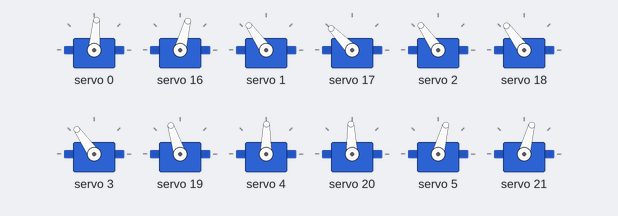
The sketch below on a simulated Arduino Uno, built with avr-gcc and run on an emulated ATmega328P. On the bench: 12 × servo. The local clock reads 2024-03-15 10:24:30 at power-on unless the sketch sets it.

Above: at 0.4 s.
At 2.63 s:
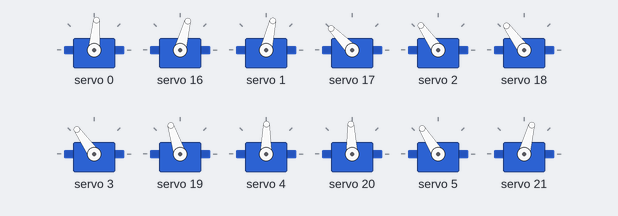
At 3.0 s:
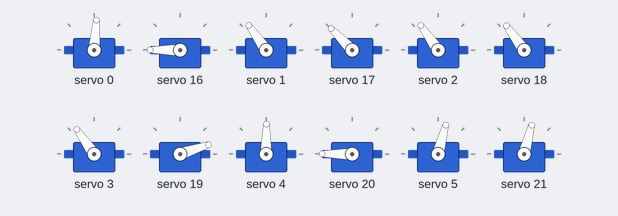
At 30.7 s:
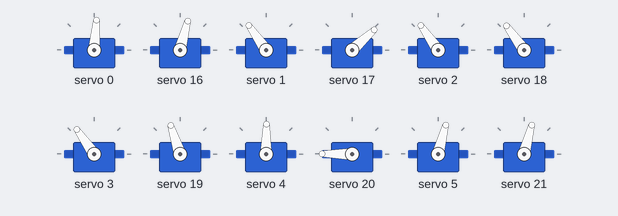
Timing chart, 0 to 32.2 s (numbered marks = the images above):
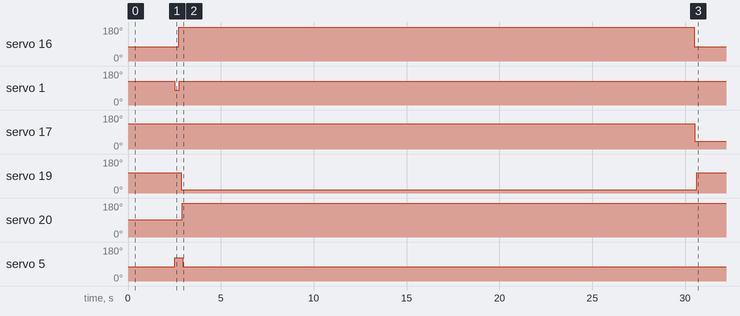

Measured:
- by itself, servo 16: 75° → 180° at 2.7 s, → 75° 27.7 s later
- by itself, servo 1: 125° → 77° at 2.5 s, → 125° 0.26 s later
- by itself, servo 17: 134° → 42° at 30.5 s
- by itself, servo 19: 108° → 18° at 2.9 s, → 108° 27.7 s later
- by itself, servo 20: 92° → 180° at 2.9 s
- by itself, servo 5: 75° → 122° at 2.5 s, → 75° 0.44 s later

The sketch:

clock-code.ino
```cpp
//Michael Klements
//Adapted by Liam B
//The DIY Life
//8 February 2020

#include <virtuabotixRTC.h>               //Include library for clock module
#include <Adafruit_PWMServoDriver.h>      //Include library for servo driver

Adafruit_PWMServoDriver pwmH = Adafruit_PWMServoDriver(0x40);    //Create an object of Hour driver
Adafruit_PWMServoDriver pwmM = Adafruit_PWMServoDriver(0x41);    //Create an object of Minute driver (A0 Address Jumper)

int servoFrequency = 50;      //Set servo operating frequency

int segmentHOn[14] = {290,375,375,375,300,270,290,290,385,320,350,290,300,310};   //On positions for each Hour servo
int segmentMOn[14] = {270,395,378,340,305,270,310,280,385,365,325,270,250,290};   //On positions for each Minute servo
int segmentHOff[14] = {550,200,200,190,550,520,550,550,190,180,190,570,520,560};    //Off positions for each Hour servo
int segmentMOff[14] = {550,200,200,150,650,480,550,550,200,180,170,600,430,555};    //Off positions for each Minute servo
int digits[10][7] = {{1,1,1,1,1,1,0},{0,1,1,0,0,0,0},{1,1,0,1,1,0,1},{1,1,1,1,0,0,1},{0,1,1,0,0,1,1},
                     {1,0,1,1,0,1,1},{1,0,1,1,1,1,1},{1,1,1,0,0,0,0},{1,1,1,1,1,1,1},{1,1,1,1,0,1,1}};    //Position values for each digit

virtuabotixRTC myRTC(6, 7, 8);    //Create a clock object attached to pins 6, 7, 8 - CLK, DAT, RST
int hourTens = 0;                 //Create variables to store each 7 segment display numeral
int hourUnits = 0;
int minuteTens = 0;
int minuteUnits = 0;

int prevHourTens = 8;           //Create variables to store the previous numeral displayed on each
int prevHourUnits = 8;          //This is required to move the segments adjacent to the middle ones out of the way when they move
int prevMinuteTens = 8;
int prevMinuteUnits = 8;

int midOffset = 100;            //Amount by which adjacent segments to the middle move away when required

void setup()
{
  pwmH.begin();                             //Start each board
  pwmM.begin();
  pwmH.setOscillatorFrequency(27000000);    //Set the PWM oscillator frequency, used for fine calibration
  pwmM.setOscillatorFrequency(27000000);
  pwmH.setPWMFreq(servoFrequency);          //Set the servo operating frequency
  pwmM.setPWMFreq(servoFrequency);
 // myRTC.setDS1302Time(00, 11, 12, 4, 7, 10, 2021);   //FORMAT: seconds, minutes, hours, day of the week, day of the month, month, year     //Only required once to reset the clock time

  for(int i=0 ; i<=13 ; i++)    //Set all of the servos to on or up (88:88 displayed)
  {
    pwmH.setPWM(i, 0, segmentHOn[i]);
    delay(10);
    pwmM.setPWM(i, 0, segmentMOn[i]);
    delay(10);
  }
  delay(2000);
}

void loop()
{
  myRTC.updateTime();                 //Update the time
  int temp = myRTC.hours;             //Get the hours and save to variable temp
  hourTens = temp / 10;               //Split hours into two digits, tens and units
  hourUnits = temp % 10;
  temp = myRTC.minutes;               //Get the minutes and save to variable temp
  minuteTens = temp / 10;             //Split minutes into two digits, tens and units
  minuteUnits = temp % 10;

  if(minuteUnits != prevMinuteUnits)  //If minute units has changed, update display
    updateDisplay();

  prevHourTens = hourTens;            //Update previous displayed numerals
  prevHourUnits = hourUnits;
  prevMinuteTens = minuteTens;
  prevMinuteUnits = minuteUnits;

  delay(500);
}

void updateDisplay ()                               //Function to update the displayed time
{
  updateMid();                                      //Move the segments out of the way of the middle segment and then move the middle segments
  for (int i=0 ; i<=5 ; i++)                        //Move the remaining segments
  {
    if(digits[hourTens][i]==1)                      //Update the hour tens
      pwmH.setPWM(i+7, 0, segmentHOn[i+7]);
    else
      pwmH.setPWM(i+7, 0, segmentHOff[i+7]);
    delay(10);
    if(digits[hourUnits][i]==1)                     //Update the hour units
      pwmH.setPWM(i, 0, segmentHOn[i]);
    else
      pwmH.setPWM(i, 0, segmentHOff[i]);
    delay(10);
    if(digits[minuteTens][i]==1)                    //Update the minute tens
      pwmM.setPWM(i+7, 0, segmentMOn[i+7]);
    else
      pwmM.setPWM(i+7, 0, segmentMOff[i+7]);
    delay(10);
    if(digits[minuteUnits][i]==1)                   //Update the minute units
      pwmM.setPWM(i, 0, segmentMOn[i]);
    else
      pwmM.setPWM(i, 0, segmentMOff[i]);
    delay(10);
  }
}

void updateMid()                                              //Function to move the middle segements and adjacent ones out of the way
{
  if(digits[minuteUnits][6]!=digits[prevMinuteUnits][6])      //Move adjacent segments for Minute units
  {
    if(digits[prevMinuteUnits][1]==1)
      pwmM.setPWM(1, 0, segmentMOn[1]-midOffset);
    if(digits[prevMinuteUnits][6]==1)
      pwmM.setPWM(5, 0, segmentMOn[5]+midOffset);
  }
  delay(100);                                                 //Delay allows adjacent segments to move before moving middle
  if(digits[minuteUnits][6]==1)                               //Move Minute units middle segment if required
    pwmM.setPWM(6, 0, segmentMOn[6]);
  else
    pwmM.setPWM(6, 0, segmentMOff[6]);
  if(digits[minuteTens][6]!=digits[prevMinuteTens][6])        //Move adjacent segments for Minute tens
  {
    if(digits[prevMinuteTens][1]==1)
      pwmM.setPWM(8, 0, segmentMOn[8]-midOffset);
    if(digits[prevMinuteTens][6]==1)
      pwmM.setPWM(12, 0, segmentMOn[12]+midOffset);
  }
  delay(100);                                                 //Delay allows adjacent segments to move before moving middle
  if(digits[minuteTens][6]==1)                                //Move Minute tens middle segment if required
    pwmM.setPWM(13, 0, segmentMOn[13]);
  else
    pwmM.setPWM(13, 0, segmentMOff[13]);
  if(digits[hourUnits][6]!=digits[prevHourUnits][6])          //Move adjacent segments for Hour units
  {
    if(digits[prevHourUnits][1]==1)
      pwmH.setPWM(1, 0, segmentHOn[1]-midOffset);
    if(digits[prevHourUnits][6]==1)
      pwmH.setPWM(5, 0, segmentHOn[5]+midOffset);
  }
  delay(100);                                                 //Delay allows adjacent segments to move before moving middle
  if(digits[hourUnits][6]==1)                                 //Move Hour units middle segment if required
    pwmH.setPWM(6, 0, segmentHOn[6]);
  else
    pwmH.setPWM(6, 0, segmentHOff[6]);
  if(digits[hourTens][6]!=digits[prevHourTens][6])            //Move adjacent segments for Hour tens
  {
    if(digits[prevHourTens][1]==1)
      pwmH.setPWM(8, 0, segmentHOn[8]-midOffset);
    if(digits[prevHourTens][6]==1)
      pwmH.setPWM(12, 0, segmentHOn[12]+midOffset);
  }
  delay(100);                                                 //Delay allows adjacent segments to move before moving middle
  if(digits[hourTens][6]==1)                                  //Move Hour tens middle segment if required
    pwmH.setPWM(13, 0, segmentHOn[13]);
  else
    pwmH.setPWM(13, 0, segmentHOff[13]);
}
```
